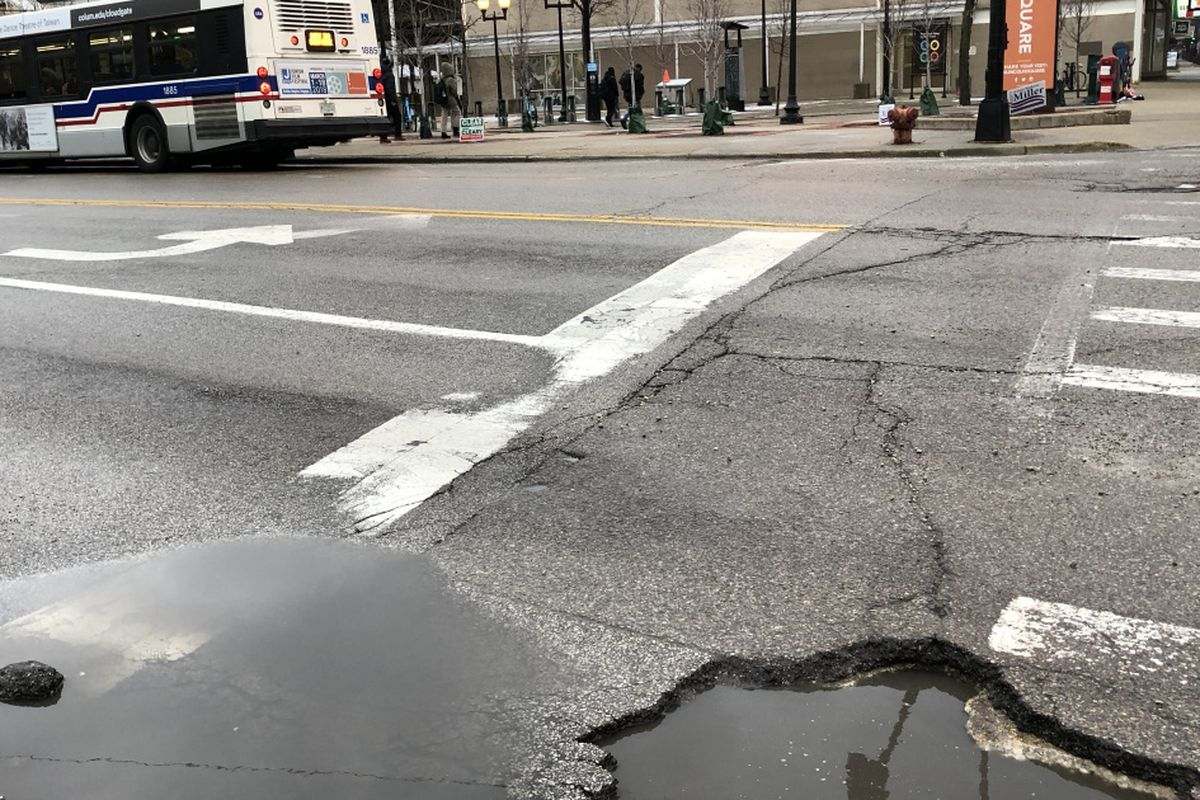
#> input picture trial/pothole/102.jpg, 1200 x 800 px, given in place of 1.jpg, which was not available
$ jupyter execute --allow-errors 'SVC trained.ipynb'
#> lines starting #> are read from the running program, lines starting #| are printed output that depends on the picture; pictures that were not available may be replaced by others from this repository, and a replacement may not be noted
#> further down, im is the input picture: PIL image 1200x800 RGB; mean R, G, B 139.5, 136.2, 131.4
#> `im = im.resize((300, 300))`:
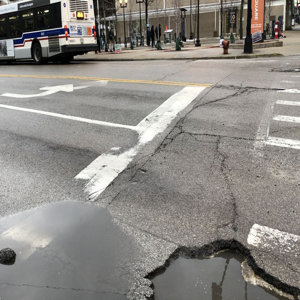
#> im: PIL image 300x300 RGB; mean R, G, B 139.5, 136.2, 131.4
#> pass 2 of the loop `for i in range(pot):`:
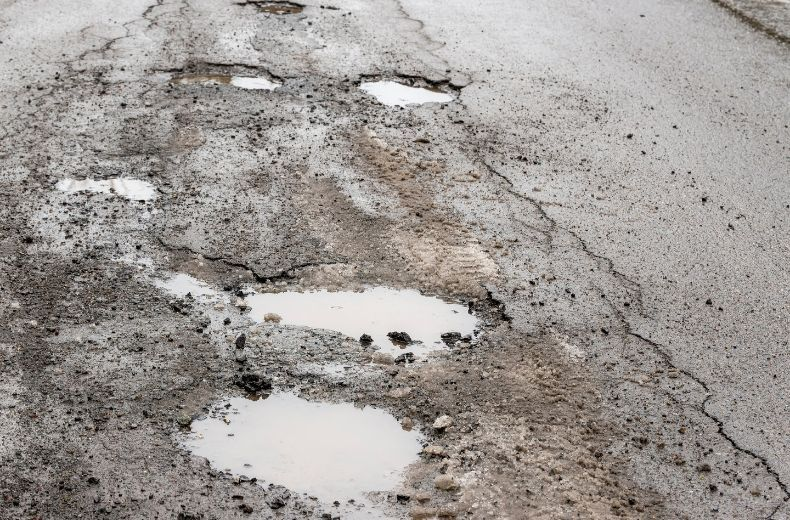
#> input picture trial/pothole/105.jpg, 790 x 520 px, given in place of 2.jpg, which was not available
#> im is the input picture: PIL image 790x520 RGB; mean R, G, B 158.3, 153, 149.2
#> `im = im.resize((300, 300))`:
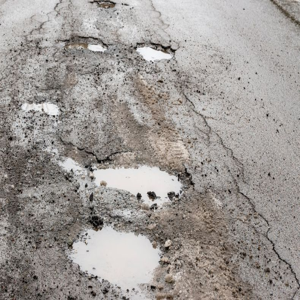
#> im: PIL image 300x300 RGB; mean R, G, B 158.3, 153, 149.2
[cell 1]
from PIL import Image
import numpy as np
import pandas as pd
from sklearn.svm import SVC
import cv2
import glob
import math
import os
import numpy as np
from sklearn import svm
from sklearn.metrics import accuracy_score

[cell 2]
def image_to_feature_vector(image, size=(300, 300)):
    return cv2.resize(image, size)

[cell 3]
def shi_tomasi_corner_detection(image,corners=50,Quality_Level=0.01,Euclidean_Distance=10):
    gray = cv2.cvtColor(image, cv2.COLOR_BGR2GRAY)
    corners = cv2.goodFeaturesToTrack(gray,corners,Quality_Level,Euclidean_Distance)
    corners = np.int0(corners)
    for i in corners:
        x,y = i.ravel()
        cv2.circle(image,(x,y),3,255,-1)
    return image

[cell 4]
# Append Pothole images
number = 1
table = []
pot = 343

#> (the rest of this cell did not finish here and is left out)

[cell 5]
# Append Non Pothole images
number = 1
#> number = 1
npot = 355

#> (the rest of this cell did not finish here and is left out)

[cell 6]
y = []
#> y = []
for i in range(pot):
    y.append(1)
#> after the loop, y = 343 values from 1 to 1
for i in range(npot):
    y.append(0)
#> after the loop, y = 698 values, max 1 at index 0, min 0 at index 343, mean 0.491
